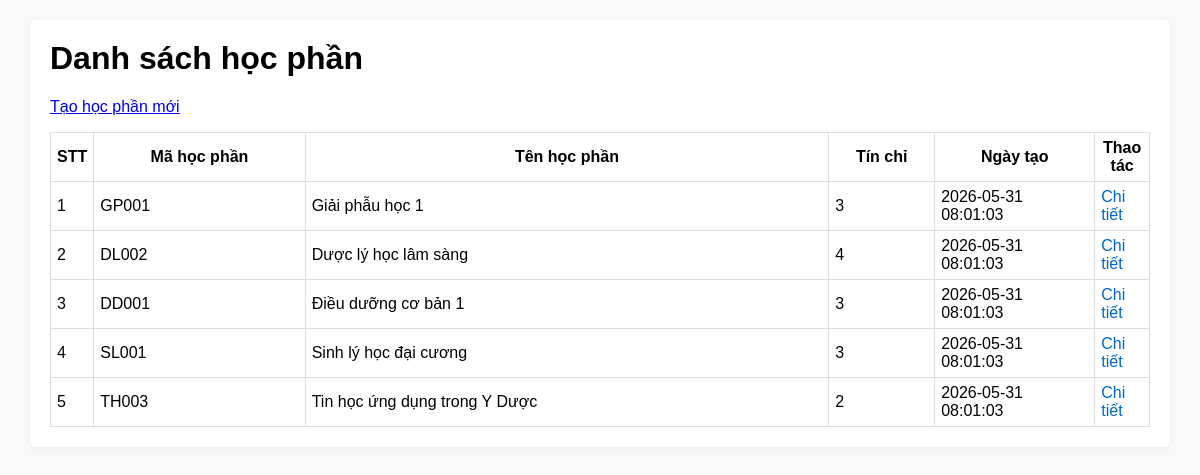
Page /list.php on the committed database.
### tables this page shows
CREATE TABLE `modules` (
  `id` INT AUTO_INCREMENT PRIMARY KEY,
  `course_id` INT NULL,
  `code` VARCHAR(50) NOT NULL UNIQUE,
  `name_vn` VARCHAR(255) NOT NULL,
  `name_en` VARCHAR(255) NULL,
  `type` ENUM('Bắt buộc', 'Điều kiện', 'Tự chọn') NOT NULL DEFAULT 'Bắt buộc',
  `credits` INT NOT NULL DEFAULT 0,
  `theory_hours` INT NOT NULL DEFAULT 0,
  `practical_hours` INT NOT NULL DEFAULT 0,
  `self_study_hours` INT NOT NULL DEFAULT 0,
  `target_programs` TEXT NULL COMMENT 'Đối tượng người học dự kiến',
  `expected_semester` VARCHAR(50) NULL COMMENT 'Học kỳ dự kiến học',
  `expected_year` VARCHAR(50) NULL COMMENT 'Năm học dự kiến',
  `department_in_charge` VARCHAR(255) NULL COMMENT 'Bộ môn tham gia giảng dạy',
  `coordinating_board` VARCHAR(255) NULL COMMENT 'Ban điều phối học phần',
  `faculty_in_charge` VARCHAR(255) NULL COMMENT 'Khoa phụ trách',
  `description` TEXT NULL COMMENT 'Mô tả học phần',
  `objectives` TEXT NULL COMMENT 'Mục tiêu học phần',
  `grading_scale` VARCHAR(50) NULL DEFAULT '10' COMMENT 'Thang điểm lượng giá',
  `created_at` TIMESTAMP DEFAULT CURRENT_TIMESTAMP,
  `updated_at` TIMESTAMP DEFAULT CURRENT_TIMESTAMP ON UPDATE CURRENT_TIMESTAMP,
  FOREIGN KEY (`course_id`) REFERENCES `courses`(`id`) ON DELETE SET NULL
);

### db.php (called while the page is built, shortened)
<?php
function h($s) {
    return htmlspecialchars($s, ENT_QUOTES, 'UTF-8');
}
?>

### list.php (the view, shortened to what this page needs)
<?php
require 'db.php';
?>
<!doctype html>
<html>
<head>
    <link rel="stylesheet" href="assets/style.css">
</head>
<body>
    <div class="container">
        <h1>Danh sách học phần</h1>
        <p><a href="index.php">Tạo học phần mới</a></p>
        <?php
        $stmt = $pdo->query(
            'SELECT id, code, credits, created_at, name_vn FROM modules ORDER BY created_at DESC'
        );
        $rows = $stmt->fetchAll(PDO::FETCH_ASSOC);
        if (!$rows) {
            echo '<p>Chưa có học phần nào.</p>';
        } else {
            echo '<table class="table">';
            echo '<tr>';
            echo '<th>STT</th>';
            echo '<th style="width: 20%;">Mã học phần</th>';
            echo '<th style="width: 50%;">Tên học phần</th>';
            echo '<th style="width: 10%;">Tín chỉ</th>';
            echo '<th style="width: 15%;">Ngày tạo</th>';
            echo '<th style="width: 5%;">Thao tác</th>';
            echo '</tr>';
            $stt = 0;
            foreach ($rows as $r) {
                $stt++;
                echo '<tr>';
                echo '<td>' . $stt . '</td>';
                echo '<td>' . h($r['code']) . '</td>';
                echo '<td>' . h($r['name_vn']) . '</td>';
                echo '<td>' . h($r['credits']) . '</td>';
                echo '<td>' . h($r['created_at']) . '</td>';
                echo '<td><a href="view.php?id=' . h($r['id']) . '&edit=1" class="btn-link">Chi tiết</a></td>';
                echo '</tr>';
            }
            echo '</table>';
        }
        ?>
    </div>
</body>
</html>

### assets/style.css (style rules this page uses)
body { font-family:Arial,Helvetica,sans-serif;margin:20px;background:#f8f9fb }
.container { max-width:1100px;margin:0 auto;background:#fff;padding:20px;border-radius:6px;box-shadow:0 2px 8px rgba(0,0,0,0.05) }
h1 { margin-top:0 }
.table { width:100%;border-collapse:collapse;margin-top:8px }
.table th,.table td { border:1px solid #ddd;padding:6px }

### list.php (style rules this page uses)
.btn-link { text-decoration: none; color: #0066cc; cursor: pointer; }

### rows in the picture
modules: code "GP001", name_vn "Giải phẫu học 1", credits "3", created_at "2026-05-31 08:01:03"
modules: code "DL002", name_vn "Dược lý học lâm sàng", credits "4", created_at "2026-05-31 08:01:03"
modules: code "DD001", name_vn "Điều dưỡng cơ bản 1", credits "3", created_at "2026-05-31 08:01:03"
modules: code "SL001", name_vn "Sinh lý học đại cương", credits "3", created_at "2026-05-31 08:01:03"
modules: code "TH003", name_vn "Tin học ứng dụng trong Y Dược", credits "2", created_at "2026-05-31 08:01:03"
